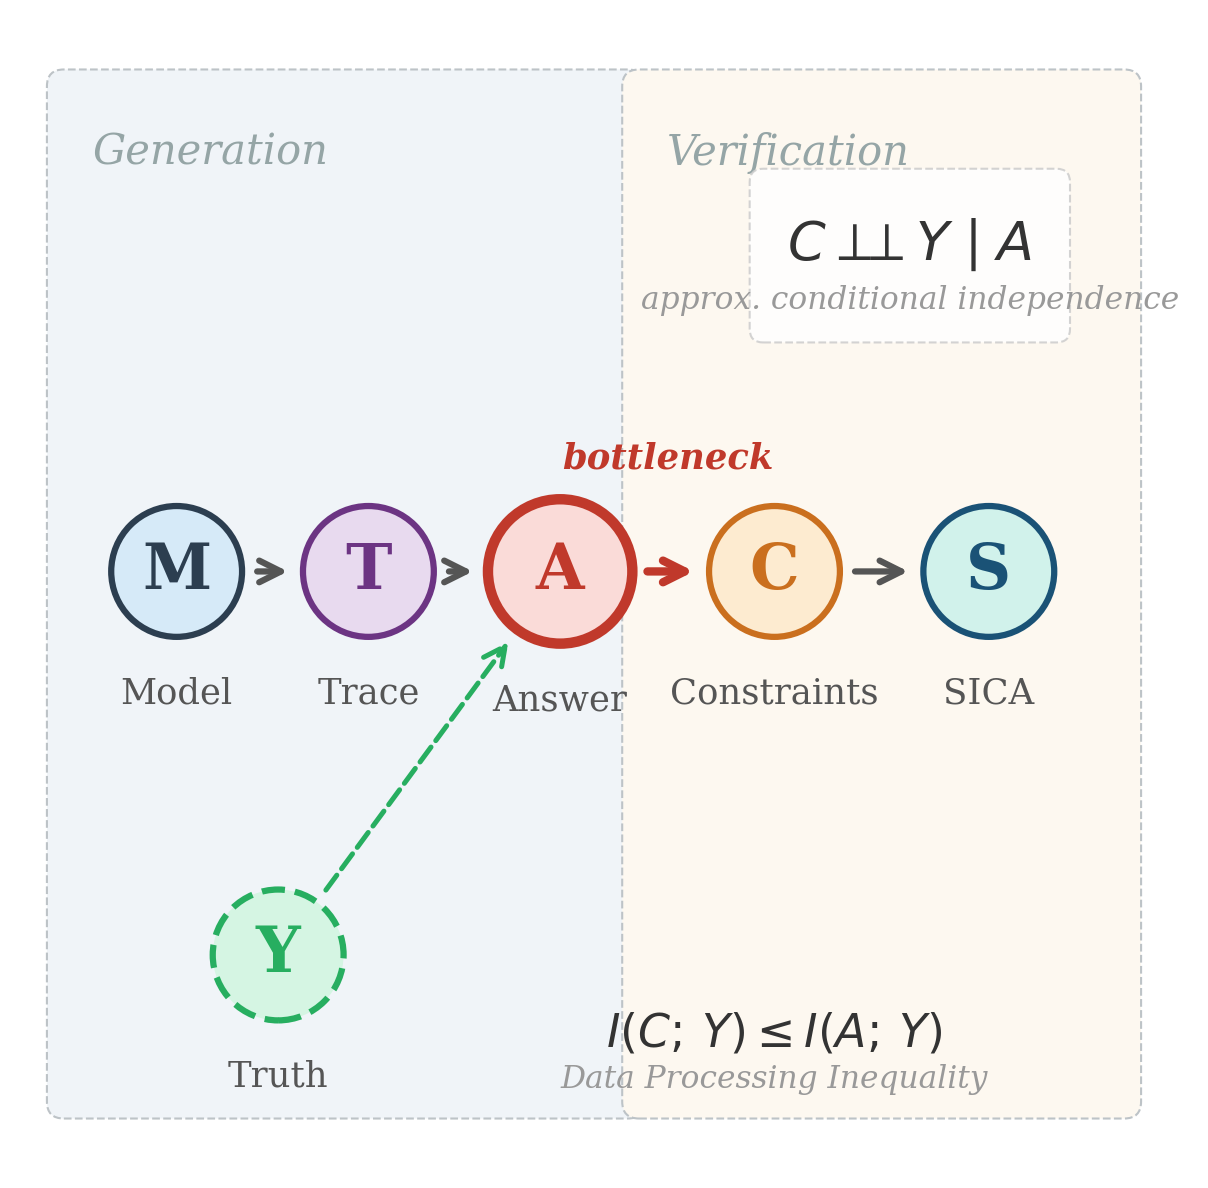

Here is the Python script that generated this plot:
#!/usr/bin/env python3
"""Figure 3: Causal DAG of the self-extraction pipeline — hand-drawn matplotlib."""

import matplotlib
matplotlib.use('Agg')
import matplotlib.pyplot as plt
from matplotlib.patches import Circle, FancyBboxPatch, FancyArrowPatch
from pathlib import Path
import numpy as np

fig, ax = plt.subplots(figsize=(10, 4.0))
ax.set_xlim(0, 1)
ax.set_ylim(0, 1)
ax.set_aspect('equal')
ax.axis('off')
fig.patch.set_facecolor('white')

# --- Background regions ---
gen_rect = FancyBboxPatch((0.03, 0.05), 0.50, 0.90,
                           boxstyle="round,pad=0.015",
                           facecolor='#F0F4F8', edgecolor='#BDC3C7',
                           linewidth=0.5, linestyle='--', zorder=0)
ax.add_patch(gen_rect)
ax.text(0.055, 0.91, "Generation", fontsize=10, fontstyle='italic',
        fontfamily='serif', color='#95A5A6', va='top', zorder=1)

ver_rect = FancyBboxPatch((0.54, 0.05), 0.43, 0.90,
                           boxstyle="round,pad=0.015",
                           facecolor='#FDF8F0', edgecolor='#BDC3C7',
                           linewidth=0.5, linestyle='--', zorder=0)
ax.add_patch(ver_rect)
ax.text(0.565, 0.91, "Verification", fontsize=10, fontstyle='italic',
        fontfamily='serif', color='#95A5A6', va='top', zorder=1)

# --- Node definitions ---
r_std = 0.058
r_big = 0.064
main_y = 0.52
y_truth = 0.18

nodes = {
    'M': {'pos': (0.13, main_y), 'label': 'M', 'sub': 'Model',
           'fill': '#D6EAF8', 'edge': '#2C3E50', 'r': r_std, 'lw': 1.5, 'ls': '-'},
    'T': {'pos': (0.30, main_y), 'label': 'T', 'sub': 'Trace',
           'fill': '#E8DAEF', 'edge': '#6C3483', 'r': r_std, 'lw': 1.5, 'ls': '-'},
    'A': {'pos': (0.47, main_y), 'label': 'A', 'sub': 'Answer',
           'fill': '#FADBD8', 'edge': '#C0392B', 'r': r_big, 'lw': 2.5, 'ls': '-'},
    'Y': {'pos': (0.22, y_truth), 'label': 'Y', 'sub': 'Truth',
           'fill': '#D5F5E3', 'edge': '#27AE60', 'r': r_std, 'lw': 1.5, 'ls': '--'},
    'C': {'pos': (0.66, main_y), 'label': 'C', 'sub': 'Constraints',
           'fill': '#FDEBD0', 'edge': '#CA6F1E', 'r': r_std, 'lw': 1.5, 'ls': '-'},
    'S': {'pos': (0.85, main_y), 'label': 'S', 'sub': 'SICA',
           'fill': '#D1F2EB', 'edge': '#1A5276', 'r': r_std, 'lw': 1.5, 'ls': '-'},
}

# Draw nodes
for name, nd in nodes.items():
    circ = Circle(nd['pos'], nd['r'], facecolor=nd['fill'], edgecolor=nd['edge'],
                  linewidth=nd['lw'], linestyle=nd['ls'], zorder=3)
    ax.add_patch(circ)
    ax.text(nd['pos'][0], nd['pos'][1], nd['label'],
            ha='center', va='center', fontsize=15, fontfamily='serif',
            fontweight='bold', color=nd['edge'], zorder=4)
    ax.text(nd['pos'][0], nd['pos'][1] - nd['r'] - 0.035, nd['sub'],
            ha='center', va='top', fontsize=8.5, fontfamily='serif',
            color='#555555', zorder=4)

# --- Arrow helper ---
def circle_edge(center, r, angle_deg):
    a = np.radians(angle_deg)
    return (center[0] + r * np.cos(a), center[1] + r * np.sin(a))

def arrow_between(n1, n2, **kwargs):
    p1 = np.array(nodes[n1]['pos'])
    p2 = np.array(nodes[n2]['pos'])
    d = p2 - p1
    angle = np.degrees(np.arctan2(d[1], d[0]))
    start = circle_edge(p1, nodes[n1]['r'] + 0.006, angle)
    end = circle_edge(p2, nodes[n2]['r'] + 0.006, angle + 180)
    return FancyArrowPatch(start, end, arrowstyle='->', mutation_scale=13, **kwargs)

# --- Edges ---
ax.add_patch(arrow_between('M', 'T', color='#555555', linewidth=1.5, zorder=2))
ax.add_patch(arrow_between('T', 'A', color='#555555', linewidth=1.5, zorder=2))
ax.add_patch(arrow_between('A', 'C', color='#C0392B', linewidth=2.0, zorder=2))
ax.add_patch(arrow_between('C', 'S', color='#555555', linewidth=1.5, zorder=2))
ax.add_patch(arrow_between('Y', 'A', color='#27AE60', linewidth=1.2,
                            linestyle='--', zorder=2))

# --- Bottleneck label on A→C edge ---
ac_mid_x = (nodes['A']['pos'][0] + nodes['C']['pos'][0]) / 2
ax.text(ac_mid_x, main_y + 0.085, "bottleneck", ha='center', va='bottom',
        fontsize=8.5, fontweight='bold', fontstyle='italic',
        color='#C0392B', fontfamily='serif', zorder=5)

# --- Formula annotation (upper right, inside Verification region) ---
formula_x = 0.78
formula_y = 0.80
box_f = FancyBboxPatch((formula_x - 0.13, formula_y - 0.065), 0.26, 0.13,
                        boxstyle="round,pad=0.012",
                        facecolor='white', edgecolor='#CCCCCC',
                        linewidth=0.5, linestyle='--', zorder=2, alpha=0.85)
ax.add_patch(box_f)
ax.text(formula_x, formula_y + 0.01,
        r"$C \perp\!\!\!\perp Y \mid A$",
        ha='center', va='center', fontsize=13, fontfamily='serif',
        color='#333333', zorder=4)
ax.text(formula_x, formula_y - 0.04,
        "approx. conditional independence",
        ha='center', va='center', fontsize=7.5, fontstyle='italic',
        color='#999999', fontfamily='serif', zorder=4)

# --- DPI annotation (bottom right, clear of Y/Truth) ---
dpi_x = 0.66
dpi_y = 0.10
ax.text(dpi_x, dpi_y + 0.01,
        r"$I(C;\,Y) \leq I(A;\,Y)$",
        ha='center', va='center', fontsize=11, fontfamily='serif',
        color='#333333', zorder=4)
ax.text(dpi_x, dpi_y - 0.03,
        "Data Processing Inequality",
        ha='center', va='center', fontsize=7.5, fontstyle='italic',
        color='#999999', fontfamily='serif', zorder=4)

plt.subplots_adjust(left=0.02, right=0.98, top=0.97, bottom=0.03)
out = Path(__file__).parent
fig.savefig(out / "fig3_causal_dag_v7.png", dpi=300, bbox_inches='tight',
            facecolor='white', edgecolor='none')
fig.savefig(out / "fig3_causal_dag_v7.pdf", bbox_inches='tight',
            facecolor='white', edgecolor='none')
print("Saved fig3_causal_dag_v7.png and .pdf")
plt.close()
